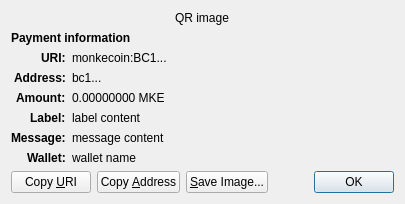
<?xml version="1.0" encoding="UTF-8"?>
<ui version="4.0">
 <class>ReceiveRequestDialog</class>
 <widget class="QDialog" name="ReceiveRequestDialog">
  <property name="geometry">
   <rect>
    <x>0</x>
    <y>0</y>
    <width>413</width>
    <height>229</height>
   </rect>
  </property>
  <property name="windowTitle">
   <string>Request payment to ...</string>
  </property>
  <layout class="QGridLayout" name="gridLayout" columnstretch="0,1">
   <property name="sizeConstraint">
    <enum>QLayout::SetFixedSize</enum>
   </property>
   <item row="0" column="0" colspan="2" alignment="Qt::AlignHCenter">
    <widget class="QRImageWidget" name="qr_code">
     <property name="text">
      <string notr="true">QR image</string>
     </property>
     <property name="textInteractionFlags">
      <set>Qt::NoTextInteraction</set>
     </property>
    </widget>
   </item>
   <item row="1" column="0" colspan="2">
    <widget class="QLabel" name="payment_header">
     <property name="font">
      <font>
       <weight>75</weight>
       <bold>true</bold>
      </font>
     </property>
     <property name="text">
      <string>Payment information</string>
     </property>
     <property name="textInteractionFlags">
      <set>Qt::NoTextInteraction</set>
     </property>
    </widget>
   </item>
   <item row="2" column="0" alignment="Qt::AlignRight|Qt::AlignTop">
    <widget class="QLabel" name="uri_tag">
     <property name="font">
      <font>
       <weight>75</weight>
       <bold>true</bold>
      </font>
     </property>
     <property name="text">
      <string notr="true">URI:</string>
     </property>
     <property name="textFormat">
      <enum>Qt::PlainText</enum>
     </property>
     <property name="textInteractionFlags">
      <set>Qt::NoTextInteraction</set>
     </property>
    </widget>
   </item>
   <item row="2" column="1" alignment="Qt::AlignTop">
    <widget class="QLabel" name="uri_content">
     <property name="text">
      <string notr="true">monkecoin:BC1...</string>
     </property>
     <property name="textFormat">
      <enum>Qt::RichText</enum>
     </property>
     <property name="wordWrap">
      <bool>true</bool>
     </property>
     <property name="textInteractionFlags">
      <set>Qt::TextSelectableByMouse</set>
     </property>
    </widget>
   </item>
   <item row="3" column="0" alignment="Qt::AlignRight|Qt::AlignTop">
    <widget class="QLabel" name="address_tag">
     <property name="font">
      <font>
       <weight>75</weight>
       <bold>true</bold>
      </font>
     </property>
     <property name="text">
      <string>Address:</string>
     </property>
     <property name="textInteractionFlags">
      <set>Qt::NoTextInteraction</set>
     </property>
    </widget>
   </item>
   <item row="3" column="1" alignment="Qt::AlignTop">
    <widget class="QLabel" name="address_content">
     <property name="text">
      <string notr="true">bc1...</string>
     </property>
     <property name="textFormat">
      <enum>Qt::PlainText</enum>
     </property>
     <property name="textInteractionFlags">
      <set>Qt::TextSelectableByMouse</set>
     </property>
    </widget>
   </item>
   <item row="4" column="0" alignment="Qt::AlignRight|Qt::AlignTop">
    <widget class="QLabel" name="amount_tag">
     <property name="font">
      <font>
       <weight>75</weight>
       <bold>true</bold>
      </font>
     </property>
     <property name="text">
      <string>Amount:</string>
     </property>
     <property name="textInteractionFlags">
      <set>Qt::NoTextInteraction</set>
     </property>
    </widget>
   </item>
   <item row="4" column="1" alignment="Qt::AlignTop">
    <widget class="QLabel" name="amount_content">
     <property name="text">
      <string notr="true">0.00000000 MKE</string>
     </property>
     <property name="textFormat">
      <enum>Qt::PlainText</enum>
     </property>
     <property name="textInteractionFlags">
      <set>Qt::TextSelectableByMouse</set>
     </property>
    </widget>
   </item>
   <item row="5" column="0" alignment="Qt::AlignRight|Qt::AlignTop">
    <widget class="QLabel" name="label_tag">
     <property name="font">
      <font>
       <weight>75</weight>
       <bold>true</bold>
      </font>
     </property>
     <property name="text">
      <string>Label:</string>
     </property>
     <property name="textInteractionFlags">
      <set>Qt::NoTextInteraction</set>
     </property>
    </widget>
   </item>
   <item row="5" column="1" alignment="Qt::AlignTop">
    <widget class="QLabel" name="label_content">
     <property name="text">
      <string notr="true">label content</string>
     </property>
     <property name="textFormat">
      <enum>Qt::PlainText</enum>
     </property>
     <property name="wordWrap">
      <bool>true</bool>
     </property>
     <property name="textInteractionFlags">
      <set>Qt::TextSelectableByMouse</set>
     </property>
    </widget>
   </item>
   <item row="6" column="0" alignment="Qt::AlignRight|Qt::AlignTop">
    <widget class="QLabel" name="message_tag">
     <property name="font">
      <font>
       <weight>75</weight>
       <bold>true</bold>
      </font>
     </property>
     <property name="text">
      <string>Message:</string>
     </property>
     <property name="textInteractionFlags">
      <set>Qt::NoTextInteraction</set>
     </property>
    </widget>
   </item>
   <item row="6" column="1" alignment="Qt::AlignTop">
    <widget class="QLabel" name="message_content">
     <property name="text">
      <string notr="true">message content</string>
     </property>
     <property name="textFormat">
      <enum>Qt::PlainText</enum>
     </property>
     <property name="wordWrap">
      <bool>true</bool>
     </property>
     <property name="textInteractionFlags">
      <set>Qt::TextSelectableByMouse</set>
     </property>
    </widget>
   </item>
   <item row="7" column="0" alignment="Qt::AlignRight|Qt::AlignTop">
    <widget class="QLabel" name="wallet_tag">
     <property name="font">
      <font>
       <weight>75</weight>
       <bold>true</bold>
      </font>
     </property>
     <property name="text">
      <string>Wallet:</string>
     </property>
     <property name="textInteractionFlags">
      <set>Qt::NoTextInteraction</set>
     </property>
    </widget>
   </item>
   <item row="7" column="1" alignment="Qt::AlignTop">
    <widget class="QLabel" name="wallet_content">
     <property name="text">
      <string notr="true">wallet name</string>
     </property>
     <property name="textFormat">
      <enum>Qt::PlainText</enum>
     </property>
     <property name="wordWrap">
      <bool>true</bool>
     </property>
     <property name="textInteractionFlags">
      <set>Qt::TextSelectableByMouse</set>
     </property>
    </widget>
   </item>
   <item row="8" column="0" colspan="2">
    <layout class="QHBoxLayout" name="horizontalLayout">
     <item>
      <widget class="QPushButton" name="btnCopyURI">
       <property name="text">
        <string>Copy &amp;URI</string>
       </property>
       <property name="autoDefault">
        <bool>false</bool>
       </property>
      </widget>
     </item>
     <item>
      <widget class="QPushButton" name="btnCopyAddress">
       <property name="text">
        <string>Copy &amp;Address</string>
       </property>
       <property name="autoDefault">
        <bool>false</bool>
       </property>
      </widget>
     </item>
     <item>
      <widget class="QPushButton" name="btnSaveAs">
       <property name="text">
        <string>&amp;Save Image...</string>
       </property>
       <property name="autoDefault">
        <bool>false</bool>
       </property>
      </widget>
     </item>
     <item>
      <spacer name="horizontalSpacer_2">
       <property name="orientation">
        <enum>Qt::Horizontal</enum>
       </property>
       <property name="sizeHint" stdset="0">
        <size>
         <width>40</width>
         <height>20</height>
        </size>
       </property>
      </spacer>
     </item>
     <item>
      <widget class="QDialogButtonBox" name="buttonBox">
       <property name="focusPolicy">
        <enum>Qt::StrongFocus</enum>
       </property>
       <property name="standardButtons">
        <set>QDialogButtonBox::Ok</set>
       </property>
      </widget>
     </item>
    </layout>
   </item>
  </layout>
 </widget>
 <customwidgets>
  <customwidget>
   <class>QRImageWidget</class>
   <extends>QLabel</extends>
   <header>qt/qrimagewidget.h</header>
  </customwidget>
 </customwidgets>
 <tabstops>
  <tabstop>buttonBox</tabstop>
  <tabstop>btnCopyURI</tabstop>
  <tabstop>btnCopyAddress</tabstop>
  <tabstop>btnSaveAs</tabstop>
 </tabstops>
 <resources/>
 <connections>
  <connection>
   <sender>buttonBox</sender>
   <signal>accepted()</signal>
   <receiver>ReceiveRequestDialog</receiver>
   <slot>accept()</slot>
   <hints>
    <hint type="sourcelabel">
     <x>135</x>
     <y>230</y>
    </hint>
    <hint type="destinationlabel">
     <x>135</x>
     <y>126</y>
    </hint>
   </hints>
  </connection>
 </connections>
</ui>
